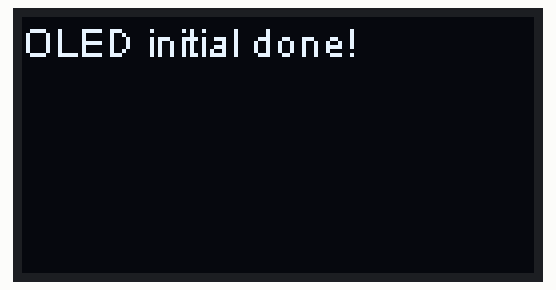
A sketch run on a simulated ESP32. Parts: 128×64 one-colour display. WiFi joins after 1.5 s; servers stay silent unless stated; network time is answered at once with the bench clock; the local clock reads 2024-03-15 10:24:30 at power-on unless the sketch sets it; what the sketch prints to the serial monitor is not drawn.

Above: at 0.1 s.
At 2.2 s:
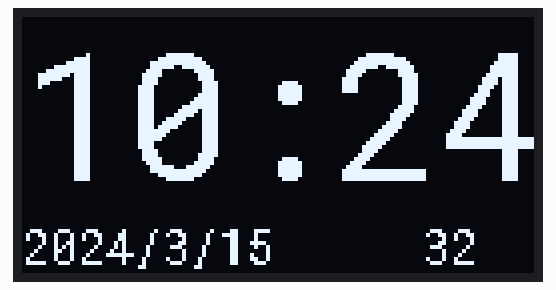
At 11.5 s:
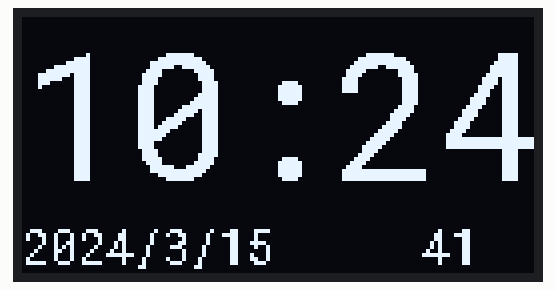
At 19.9 s:
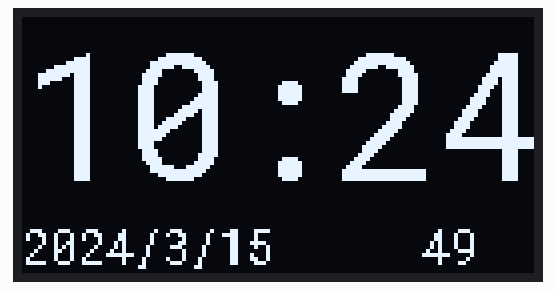
At 29.2 s:
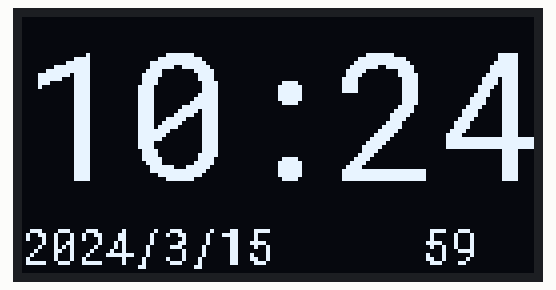
At 38.6 s:
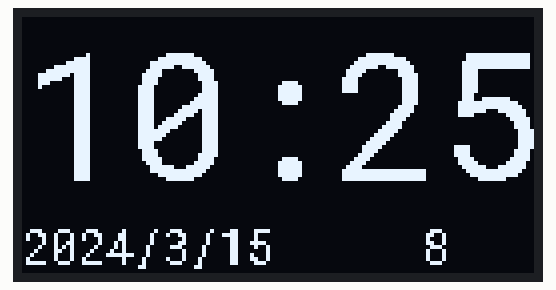

Measured:
- what the display in image 2 shows lasts 1.0 s, from 11.5 s to 12.5 s

The sketch:

ESP32-clock.ino
```cpp
// (licence header left out)
#include <WiFi.h>
#include <NTPClient.h>
#include <WiFiUdp.h>
#include "heltec.h"
#include "font.h"
int printedHour;
// Replace with your network credentials
const char *ssid1     = "198Temp";
const char *password1 = "FrankieDog22";
const char *ssid2     = "CC-Guest";
const char *password2 = "SlowRust46";

// Define NTP Client to get time
WiFiUDP ntpUDP;
NTPClient timeClient(ntpUDP, "pool.ntp.org");

//Week Days
String weekDays[7] = {"Sunday", "Monday", "Tuesday", "Wednesday", "Thursday", "Friday", "Saturday"};

//Month names
String months[12] = {"January", "February", "March", "April", "May", "June", "July", "August", "September", "October", "November", "December"};

void setup() {
  Heltec.begin(true /*DisplayEnable Enable*/, false /*LoRa Disable*/, true /*Serial Enable*/);
 const char *ssid = ssid1;
 const char *password = password1;
  // Initialize Serial Monitor
  Serial.begin(115200);
  // Connect to Wi-Fi
  Serial.print("Connecting to ");
  Serial.println(ssid);
  WiFi.begin(ssid, password);
  delay(2000);
  if (WiFi.status() != WL_CONNECTED) {
const  char *ssid = ssid2;
const  char *password = password2;
  }
  Serial.print("Connecting to ");
  Serial.println(ssid);
  WiFi.begin(ssid, password);
  // Initialize a NTPClient to get time
  timeClient.begin();
  // Set offset time in Seconds to adjust for your timezone, for example:
  // GMT +1 = 3600
  // GMT +8 = 28800
  // GMT -1 = -3600
  // GMT 0 = 0
  Heltec.display->clear();
}

void loop() {
  timeClient.update();
  printTime();
  delay(1000);
  printTime();
  delay(1000);
}

void printTime() {
  unsigned long epochTime = timeClient.getEpochTime();
  Serial.print("Epoch Time: ");
  Serial.println(epochTime);

  String formattedTime = timeClient.getFormattedTime();
  Serial.print("Formatted Time: ");
  Serial.println(formattedTime);

  int Hour = timeClient.getHours();
  Serial.print("Hour: ");
  Serial.println(Hour);

  if (Hour > 12) {
    printedHour = (Hour - 12);
    Serial.println("24");
  } else {
    printedHour = (Hour);
    Serial.println("12");
  }


  int Minute = timeClient.getMinutes();
  Serial.print("Minutes: ");
  Serial.println(Minute);

  int Second = timeClient.getSeconds();
  Serial.print("Seconds: ");
  Serial.println(Second);

  String weekDay = weekDays[timeClient.getDay()];
  Serial.print("Week Day: ");
  Serial.println(weekDay);

  //Get a time structure
  struct tm *ptm = gmtime ((time_t *)&epochTime);

  int monthDay = ptm->tm_mday;
  Serial.print("Month day: ");
  Serial.println(monthDay);

  int month = ptm->tm_mon + 1;
  Serial.print("Month: ");
  Serial.println(month);

  String monthName = months[month - 1];
  Serial.print("Month name: ");
  Serial.println(monthName);

  int year = ptm->tm_year + 1900;
  Serial.print("Year: ");
  Serial.println(year);
  if (((month >= 3 && monthDay >= 14) || (month > 3)) && ((month <= 11 && monthDay <= 7) || (month < 11)) && (Hour >= 2)) {
    timeClient.setTimeOffset(-25200);
    Serial.println("daylight savings time");
  } else {
    timeClient.setTimeOffset(-28800);
  }
  //Print complete date:
  String date = String(year) + "/" + String(month) + "/" + String(monthDay);
  Serial.print(" date: ");
  Serial.println(date);
  Heltec.display->clear();
  Heltec.display->setFont(Roboto_Mono_44);
  String printedTime = (String(printedHour) + ":" + String(Minute));
  Heltec.display->drawString(0, 0, printedTime);
  Serial.println("time: " + printedTime);
  Heltec.display->setFont(Roboto_Mono_12);
  Heltec.display->drawString(0, 50, date);
  Heltec.display->display();
  Heltec.display->drawString(100, 50, String(Second));
  Heltec.display->display();
}
```

Source omitted: font.h (data table, 181811 bytes)
